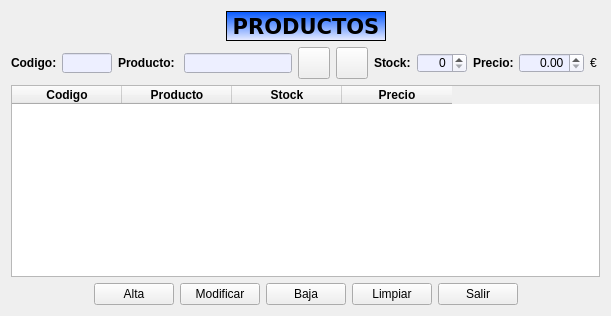
      <widget class="QWidget" name="panelProductos">
       <attribute name="title">
        <string>Productos</string>
       </attribute>
       <layout class="QVBoxLayout" name="verticalLayout_2">
        <item>
         <layout class="QHBoxLayout" name="layoutProductos_0">
          <item>
           <spacer name="horizontalSpacer_3">
            <property name="orientation">
             <enum>Qt::Horizontal</enum>
            </property>
            <property name="sizeHint" stdset="0">
             <size>
              <width>40</width>
              <height>20</height>
             </size>
            </property>
           </spacer>
          </item>
          <item>
           <widget class="QLabel" name="lblProductos">
            <property name="sizePolicy">
             <sizepolicy hsizetype="Fixed" vsizetype="Fixed">
              <horstretch>0</horstretch>
              <verstretch>0</verstretch>
             </sizepolicy>
            </property>
            <property name="minimumSize">
             <size>
              <width>160</width>
              <height>30</height>
             </size>
            </property>
            <property name="maximumSize">
             <size>
              <width>160</width>
              <height>30</height>
             </size>
            </property>
            <property name="font">
             <font>
              <family>Verdana</family>
              <pointsize>16</pointsize>
              <weight>75</weight>
              <bold>true</bold>
             </font>
            </property>
            <property name="styleSheet">
             <string notr="true">background-color: qlineargradient(spread:pad, x1:0, y1:0, x2:0, y2:1, stop:0 rgba(0, 85, 255, 255), stop:1 rgba(237, 239, 255, 255));
border-color: rgb(0, 0, 0);</string>
            </property>
            <property name="frameShape">
             <enum>QFrame::Box</enum>
            </property>
            <property name="text">
             <string>PRODUCTOS</string>
            </property>
            <property name="alignment">
             <set>Qt::AlignCenter</set>
            </property>
           </widget>
          </item>
          <item>
           <spacer name="horizontalSpacer_4">
            <property name="orientation">
             <enum>Qt::Horizontal</enum>
            </property>
            <property name="sizeHint" stdset="0">
             <size>
              <width>40</width>
              <height>20</height>
             </size>
            </property>
           </spacer>
          </item>
         </layout>
        </item>
        <item>
         <layout class="QHBoxLayout" name="layoutProductos_1">
          <item>
           <widget class="QLabel" name="lblCodigoProducto">
            <property name="sizePolicy">
             <sizepolicy hsizetype="Fixed" vsizetype="Fixed">
              <horstretch>0</horstretch>
              <verstretch>0</verstretch>
             </sizepolicy>
            </property>
            <property name="minimumSize">
             <size>
              <width>45</width>
              <height>25</height>
             </size>
            </property>
            <property name="maximumSize">
             <size>
              <width>45</width>
              <height>25</height>
             </size>
            </property>
            <property name="font">
             <font>
              <weight>75</weight>
              <bold>true</bold>
             </font>
            </property>
            <property name="text">
             <string>Codigo:</string>
            </property>
           </widget>
          </item>
          <item>
           <widget class="QLineEdit" name="editCodigoProducto">
            <property name="sizePolicy">
             <sizepolicy hsizetype="Fixed" vsizetype="Fixed">
              <horstretch>0</horstretch>
              <verstretch>0</verstretch>
             </sizepolicy>
            </property>
            <property name="minimumSize">
             <size>
              <width>50</width>
              <height>20</height>
             </size>
            </property>
            <property name="maximumSize">
             <size>
              <width>50</width>
              <height>20</height>
             </size>
            </property>
            <property name="styleSheet">
             <string notr="true">background-color: rgb(237, 239, 255);</string>
            </property>
            <property name="alignment">
             <set>Qt::AlignCenter</set>
            </property>
            <property name="readOnly">
             <bool>true</bool>
            </property>
           </widget>
          </item>
          <item>
           <widget class="QLabel" name="lblProducto">
            <property name="sizePolicy">
             <sizepolicy hsizetype="Fixed" vsizetype="Fixed">
              <horstretch>0</horstretch>
              <verstretch>0</verstretch>
             </sizepolicy>
            </property>
            <property name="minimumSize">
             <size>
              <width>60</width>
              <height>25</height>
             </size>
            </property>
            <property name="maximumSize">
             <size>
              <width>60</width>
              <height>25</height>
             </size>
            </property>
            <property name="font">
             <font>
              <weight>75</weight>
              <bold>true</bold>
             </font>
            </property>
            <property name="text">
             <string>Producto:</string>
            </property>
           </widget>
          </item>
          <item>
           <widget class="QLineEdit" name="editProducto">
            <property name="sizePolicy">
             <sizepolicy hsizetype="Expanding" vsizetype="Fixed">
              <horstretch>0</horstretch>
              <verstretch>0</verstretch>
             </sizepolicy>
            </property>
            <property name="minimumSize">
             <size>
              <width>0</width>
              <height>20</height>
             </size>
            </property>
            <property name="maximumSize">
             <size>
              <width>16777215</width>
              <height>20</height>
             </size>
            </property>
            <property name="styleSheet">
             <string notr="true">background-color: rgb(237, 239, 255);</string>
            </property>
            <property name="alignment">
             <set>Qt::AlignLeading|Qt::AlignLeft|Qt::AlignVCenter</set>
            </property>
           </widget>
          </item>
          <item>
           <widget class="QPushButton" name="btnProductoBuscar">
            <property name="sizePolicy">
             <sizepolicy hsizetype="Fixed" vsizetype="Fixed">
              <horstretch>32</horstretch>
              <verstretch>32</verstretch>
             </sizepolicy>
            </property>
            <property name="minimumSize">
             <size>
              <width>32</width>
              <height>32</height>
             </size>
            </property>
            <property name="maximumSize">
             <size>
              <width>32</width>
              <height>32</height>
             </size>
            </property>
            <property name="text">
             <string/>
            </property>
            <property name="icon">
             <iconset resource="img/rc_botonesInterfaz.qrc">
              <normaloff>:/lupa/lupa.png</normaloff>:/lupa/lupa.png</iconset>
            </property>
            <property name="iconSize">
             <size>
              <width>24</width>
              <height>24</height>
             </size>
            </property>
           </widget>
          </item>
          <item>
           <widget class="QPushButton" name="btnProductoRecargar">
            <property name="sizePolicy">
             <sizepolicy hsizetype="Fixed" vsizetype="Fixed">
              <horstretch>32</horstretch>
              <verstretch>32</verstretch>
             </sizepolicy>
            </property>
            <property name="minimumSize">
             <size>
              <width>32</width>
              <height>32</height>
             </size>
            </property>
            <property name="maximumSize">
             <size>
              <width>32</width>
              <height>32</height>
             </size>
            </property>
            <property name="text">
             <string/>
            </property>
            <property name="icon">
             <iconset resource="img/rc_botonesInterfaz.qrc">
              <normaloff>:/recargar/recargar.png</normaloff>:/recargar/recargar.png</iconset>
            </property>
            <property name="iconSize">
             <size>
              <width>24</width>
              <height>24</height>
             </size>
            </property>
           </widget>
          </item>
          <item>
           <widget class="QLabel" name="lblStock">
            <property name="sizePolicy">
             <sizepolicy hsizetype="Fixed" vsizetype="Fixed">
              <horstretch>0</horstretch>
              <verstretch>0</verstretch>
             </sizepolicy>
            </property>
            <property name="minimumSize">
             <size>
              <width>35</width>
              <height>25</height>
             </size>
            </property>
            <property name="maximumSize">
             <size>
              <width>40</width>
              <height>25</height>
             </size>
            </property>
            <property name="font">
             <font>
              <weight>75</weight>
              <bold>true</bold>
             </font>
            </property>
            <property name="text">
             <string>Stock:</string>
            </property>
           </widget>
          </item>
          <item>
           <widget class="QSpinBox" name="spinStock">
            <property name="minimumSize">
             <size>
              <width>50</width>
              <height>20</height>
             </size>
            </property>
            <property name="maximumSize">
             <size>
              <width>50</width>
              <height>20</height>
             </size>
            </property>
            <property name="font">
             <font>
              <weight>50</weight>
              <bold>false</bold>
             </font>
            </property>
            <property name="styleSheet">
             <string notr="true">background-color: rgb(237, 239, 255);</string>
            </property>
            <property name="alignment">
             <set>Qt::AlignRight|Qt::AlignTrailing|Qt::AlignVCenter</set>
            </property>
            <property name="maximum">
             <number>99999</number>
            </property>
           </widget>
          </item>
          <item>
           <widget class="QLabel" name="lblPrecio">
            <property name="sizePolicy">
             <sizepolicy hsizetype="Fixed" vsizetype="Fixed">
              <horstretch>0</horstretch>
              <verstretch>0</verstretch>
             </sizepolicy>
            </property>
            <property name="minimumSize">
             <size>
              <width>35</width>
              <height>25</height>
             </size>
            </property>
            <property name="maximumSize">
             <size>
              <width>40</width>
              <height>25</height>
             </size>
            </property>
            <property name="font">
             <font>
              <weight>75</weight>
              <bold>true</bold>
             </font>
            </property>
            <property name="text">
             <string>Precio:</string>
            </property>
           </widget>
          </item>
          <item>
           <widget class="QDoubleSpinBox" name="spinPrecio">
            <property name="sizePolicy">
             <sizepolicy hsizetype="Fixed" vsizetype="Fixed">
              <horstretch>0</horstretch>
              <verstretch>0</verstretch>
             </sizepolicy>
            </property>
            <property name="minimumSize">
             <size>
              <width>65</width>
              <height>20</height>
             </size>
            </property>
            <property name="maximumSize">
             <size>
              <width>65</width>
              <height>20</height>
             </size>
            </property>
            <property name="font">
             <font>
              <weight>50</weight>
              <bold>false</bold>
             </font>
            </property>
            <property name="styleSheet">
             <string notr="true">background-color: rgb(237, 239, 255);</string>
            </property>
            <property name="alignment">
             <set>Qt::AlignRight|Qt::AlignTrailing|Qt::AlignVCenter</set>
            </property>
            <property name="maximum">
             <double>9999.989999999999782</double>
            </property>
            <property name="singleStep">
             <double>0.500000000000000</double>
            </property>
            <property name="value">
             <double>0.000000000000000</double>
            </property>
           </widget>
          </item>
          <item>
           <widget class="QLabel" name="lblEuro">
            <property name="sizePolicy">
             <sizepolicy hsizetype="Fixed" vsizetype="Fixed">
              <horstretch>0</horstretch>
              <verstretch>0</verstretch>
             </sizepolicy>
            </property>
            <property name="minimumSize">
             <size>
              <width>10</width>
              <height>25</height>
             </size>
            </property>
            <property name="maximumSize">
             <size>
              <width>10</width>
              <height>25</height>
             </size>
            </property>
            <property name="text">
             <string>€</string>
            </property>
           </widget>
          </item>
         </layout>
        </item>
        <item>
         <widget class="QTableWidget" name="tablaProductos">
          <property name="focusPolicy">
           <enum>Qt::NoFocus</enum>
          </property>
          <property name="styleSheet">
           <string notr="true"> QTableView::item {
		background-color: rgb(237, 239, 255); 
}

 QTableView::item:alternate {
		background-color: rgb(255, 255, 255); 
}

 QTableView::item:selected {
		color: rgb(255, 255, 255); 
		
	background-color: rgb(12, 93, 255);
}</string>
          </property>
          <property name="editTriggers">
           <set>QAbstractItemView::NoEditTriggers</set>
          </property>
          <property name="alternatingRowColors">
           <bool>true</bool>
          </property>
          <property name="rowCount">
           <number>0</number>
          </property>
          <attribute name="horizontalHeaderDefaultSectionSize">
           <number>110</number>
          </attribute>
          <attribute name="verticalHeaderVisible">
           <bool>false</bool>
          </attribute>
          <column>
           <property name="text">
            <string>Codigo</string>
           </property>
           <property name="font">
            <font>
             <weight>75</weight>
             <bold>true</bold>
            </font>
           </property>
           <property name="textAlignment">
            <set>AlignCenter</set>
           </property>
          </column>
          <column>
           <property name="text">
            <string>Producto</string>
           </property>
           <property name="font">
            <font>
             <weight>75</weight>
             <bold>true</bold>
            </font>
           </property>
           <property name="textAlignment">
            <set>AlignCenter</set>
           </property>
          </column>
          <column>
           <property name="text">
            <string>Stock</string>
           </property>
           <property name="font">
            <font>
             <weight>75</weight>
             <bold>true</bold>
            </font>
           </property>
           <property name="textAlignment">
            <set>AlignCenter</set>
           </property>
          </column>
          <column>
           <property name="text">
            <string>Precio</string>
           </property>
           <property name="font">
            <font>
             <weight>75</weight>
             <bold>true</bold>
            </font>
           </property>
           <property name="textAlignment">
            <set>AlignCenter</set>
           </property>
          </column>
         </widget>
        </item>
        <item>
         <layout class="QHBoxLayout" name="layoutProductos_2">
          <property name="bottomMargin">
           <number>0</number>
          </property>
          <item>
           <spacer name="space_11">
            <property name="orientation">
             <enum>Qt::Horizontal</enum>
            </property>
            <property name="sizeHint" stdset="0">
             <size>
              <width>40</width>
              <height>20</height>
             </size>
            </property>
           </spacer>
          </item>
          <item>
           <widget class="QPushButton" name="btnProductoAlta">
            <property name="font">
             <font>
              <weight>50</weight>
              <bold>false</bold>
             </font>
            </property>
            <property name="text">
             <string>Alta</string>
            </property>
           </widget>
          </item>
          <item>
           <widget class="QPushButton" name="btnProductoModificar">
            <property name="font">
             <font>
              <weight>50</weight>
              <bold>false</bold>
             </font>
            </property>
            <property name="text">
             <string>Modificar</string>
            </property>
           </widget>
          </item>
          <item>
           <widget class="QPushButton" name="btnProductoBaja">
            <property name="font">
             <font>
              <weight>50</weight>
              <bold>false</bold>
             </font>
            </property>
            <property name="text">
             <string>Baja</string>
            </property>
           </widget>
          </item>
          <item>
           <widget class="QPushButton" name="btnProductoLimpiar">
            <property name="font">
             <font>
              <weight>50</weight>
              <bold>false</bold>
             </font>
            </property>
            <property name="text">
             <string>Limpiar</string>
            </property>
           </widget>
          </item>
          <item>
           <widget class="QPushButton" name="btnProductoSalir">
            <property name="font">
             <font>
              <weight>50</weight>
              <bold>false</bold>
             </font>
            </property>
            <property name="text">
             <string>Salir</string>
            </property>
           </widget>
          </item>
          <item>
           <spacer name="space_12">
            <property name="orientation">
             <enum>Qt::Horizontal</enum>
            </property>
            <property name="sizeHint" stdset="0">
             <size>
              <width>40</width>
              <height>20</height>
             </size>
            </property>
           </spacer>
          </item>
         </layout>
        </item>
       </layout>
      </widget>
